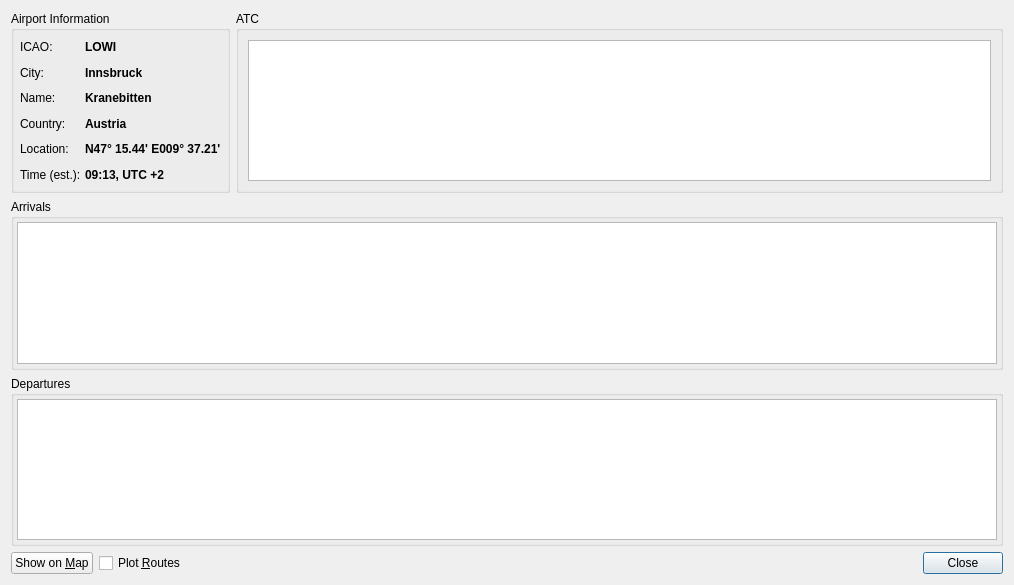
<?xml version="1.0" encoding="UTF-8"?>
<ui version="4.0">
 <class>AirportDetails</class>
 <widget class="QDialog" name="AirportDetails">
  <property name="geometry">
   <rect>
    <x>0</x>
    <y>0</y>
    <width>1014</width>
    <height>585</height>
   </rect>
  </property>
  <property name="windowTitle">
   <string>Dialog</string>
  </property>
  <property name="windowIcon">
   <iconset resource="Resources.qrc">
    <normaloff>:/icons/qutescoop.png</normaloff>:/icons/qutescoop.png</iconset>
  </property>
  <layout class="QVBoxLayout" name="_2">
   <item>
    <layout class="QHBoxLayout" name="horizontalLayout">
     <item>
      <widget class="QGroupBox" name="groupBox_4">
       <property name="title">
        <string>Airport Information</string>
       </property>
       <property name="alignment">
        <set>Qt::AlignLeading|Qt::AlignLeft|Qt::AlignTop</set>
       </property>
       <layout class="QGridLayout">
        <property name="horizontalSpacing">
         <number>4</number>
        </property>
        <property name="verticalSpacing">
         <number>6</number>
        </property>
        <property name="margin">
         <number>6</number>
        </property>
        <item row="0" column="0">
         <widget class="QLabel" name="label">
          <property name="text">
           <string>ICAO:</string>
          </property>
         </widget>
        </item>
        <item row="0" column="1">
         <widget class="QLabel" name="lblIcao">
          <property name="font">
           <font>
            <weight>75</weight>
            <bold>true</bold>
           </font>
          </property>
          <property name="text">
           <string>LOWI</string>
          </property>
         </widget>
        </item>
        <item row="1" column="0">
         <widget class="QLabel" name="label_3">
          <property name="text">
           <string>City:</string>
          </property>
         </widget>
        </item>
        <item row="1" column="1">
         <widget class="QLabel" name="lblCity">
          <property name="font">
           <font>
            <weight>75</weight>
            <bold>true</bold>
           </font>
          </property>
          <property name="text">
           <string>Innsbruck</string>
          </property>
         </widget>
        </item>
        <item row="2" column="0">
         <widget class="QLabel" name="label_4">
          <property name="text">
           <string>Name:</string>
          </property>
         </widget>
        </item>
        <item row="2" column="1">
         <widget class="QLabel" name="lblName">
          <property name="font">
           <font>
            <weight>75</weight>
            <bold>true</bold>
           </font>
          </property>
          <property name="text">
           <string>Kranebitten</string>
          </property>
         </widget>
        </item>
        <item row="3" column="0">
         <widget class="QLabel" name="label_5">
          <property name="text">
           <string>Country:</string>
          </property>
         </widget>
        </item>
        <item row="3" column="1">
         <widget class="QLabel" name="lblCountry">
          <property name="font">
           <font>
            <weight>75</weight>
            <bold>true</bold>
           </font>
          </property>
          <property name="text">
           <string>Austria</string>
          </property>
         </widget>
        </item>
        <item row="4" column="0">
         <widget class="QLabel" name="label_2">
          <property name="text">
           <string>Location:</string>
          </property>
         </widget>
        </item>
        <item row="4" column="1">
         <widget class="QLabel" name="lblLocation">
          <property name="font">
           <font>
            <weight>75</weight>
            <bold>true</bold>
           </font>
          </property>
          <property name="text">
           <string>N47° 15.44' E009° 37.21'</string>
          </property>
         </widget>
        </item>
        <item row="5" column="0">
         <widget class="QLabel" name="label_6">
          <property name="text">
           <string>Time (est.):</string>
          </property>
         </widget>
        </item>
        <item row="5" column="1">
         <widget class="QLabel" name="lblTime">
          <property name="font">
           <font>
            <weight>75</weight>
            <bold>true</bold>
           </font>
          </property>
          <property name="text">
           <string>09:13, UTC +2</string>
          </property>
         </widget>
        </item>
       </layout>
      </widget>
     </item>
     <item>
      <widget class="QGroupBox" name="groupBoxAtc">
       <property name="sizePolicy">
        <sizepolicy hsizetype="Preferred" vsizetype="Maximum">
         <horstretch>0</horstretch>
         <verstretch>0</verstretch>
        </sizepolicy>
       </property>
       <property name="title">
        <string>ATC</string>
       </property>
       <layout class="QGridLayout" name="gridLayout">
        <property name="sizeConstraint">
         <enum>QLayout::SetMinimumSize</enum>
        </property>
        <item row="0" column="0" rowspan="2">
         <widget class="QTreeView" name="treeAtc">
          <property name="editTriggers">
           <set>QAbstractItemView::NoEditTriggers</set>
          </property>
          <property name="tabKeyNavigation">
           <bool>true</bool>
          </property>
          <property name="showDropIndicator" stdset="0">
           <bool>false</bool>
          </property>
          <property name="rootIsDecorated">
           <bool>false</bool>
          </property>
          <property name="uniformRowHeights">
           <bool>true</bool>
          </property>
          <property name="itemsExpandable">
           <bool>false</bool>
          </property>
          <property name="sortingEnabled">
           <bool>true</bool>
          </property>
          <property name="expandsOnDoubleClick">
           <bool>false</bool>
          </property>
         </widget>
        </item>
       </layout>
      </widget>
     </item>
    </layout>
   </item>
   <item>
    <widget class="QGroupBox" name="groupBoxArrivals">
     <property name="title">
      <string>Arrivals</string>
     </property>
     <layout class="QVBoxLayout">
      <property name="margin">
       <number>3</number>
      </property>
      <item>
       <widget class="QTreeView" name="treeArrivals">
        <property name="editTriggers">
         <set>QAbstractItemView::NoEditTriggers</set>
        </property>
        <property name="tabKeyNavigation">
         <bool>true</bool>
        </property>
        <property name="showDropIndicator" stdset="0">
         <bool>false</bool>
        </property>
        <property name="rootIsDecorated">
         <bool>false</bool>
        </property>
        <property name="uniformRowHeights">
         <bool>true</bool>
        </property>
        <property name="itemsExpandable">
         <bool>false</bool>
        </property>
        <property name="sortingEnabled">
         <bool>true</bool>
        </property>
        <property name="expandsOnDoubleClick">
         <bool>false</bool>
        </property>
       </widget>
      </item>
     </layout>
    </widget>
   </item>
   <item>
    <widget class="QGroupBox" name="groupBoxDepartures">
     <property name="title">
      <string>Departures</string>
     </property>
     <layout class="QVBoxLayout">
      <property name="margin">
       <number>3</number>
      </property>
      <item>
       <widget class="QTreeView" name="treeDepartures">
        <property name="editTriggers">
         <set>QAbstractItemView::NoEditTriggers</set>
        </property>
        <property name="tabKeyNavigation">
         <bool>true</bool>
        </property>
        <property name="showDropIndicator" stdset="0">
         <bool>false</bool>
        </property>
        <property name="rootIsDecorated">
         <bool>false</bool>
        </property>
        <property name="uniformRowHeights">
         <bool>true</bool>
        </property>
        <property name="itemsExpandable">
         <bool>false</bool>
        </property>
        <property name="sortingEnabled">
         <bool>true</bool>
        </property>
        <property name="expandsOnDoubleClick">
         <bool>false</bool>
        </property>
       </widget>
      </item>
     </layout>
    </widget>
   </item>
   <item>
    <layout class="QHBoxLayout" name="_4">
     <item>
      <widget class="QPushButton" name="buttonShowOnMap">
       <property name="text">
        <string>Show on &amp;Map</string>
       </property>
       <property name="shortcut">
        <string>S</string>
       </property>
       <property name="autoDefault">
        <bool>false</bool>
       </property>
      </widget>
     </item>
     <item>
      <widget class="QCheckBox" name="cbPlotRoutes">
       <property name="toolTip">
        <string>Also accessible by right click on the airport label. (Uses Navigation Database if available)</string>
       </property>
       <property name="text">
        <string>Plot &amp;Routes</string>
       </property>
      </widget>
     </item>
     <item>
      <widget class="QDialogButtonBox" name="buttonBox">
       <property name="standardButtons">
        <set>QDialogButtonBox::Close</set>
       </property>
      </widget>
     </item>
    </layout>
   </item>
  </layout>
 </widget>
 <tabstops>
  <tabstop>treeArrivals</tabstop>
  <tabstop>treeDepartures</tabstop>
  <tabstop>buttonShowOnMap</tabstop>
 </tabstops>
 <resources>
  <include location="Resources.qrc"/>
 </resources>
 <connections>
  <connection>
   <sender>buttonShowOnMap</sender>
   <signal>clicked()</signal>
   <receiver>AirportDetails</receiver>
   <slot>close()</slot>
   <hints>
    <hint type="sourcelabel">
     <x>105</x>
     <y>581</y>
    </hint>
    <hint type="destinationlabel">
     <x>361</x>
     <y>281</y>
    </hint>
   </hints>
  </connection>
  <connection>
   <sender>buttonBox</sender>
   <signal>clicked(QAbstractButton*)</signal>
   <receiver>AirportDetails</receiver>
   <slot>close()</slot>
   <hints>
    <hint type="sourcelabel">
     <x>776</x>
     <y>565</y>
    </hint>
    <hint type="destinationlabel">
     <x>742</x>
     <y>343</y>
    </hint>
   </hints>
  </connection>
 </connections>
</ui>
